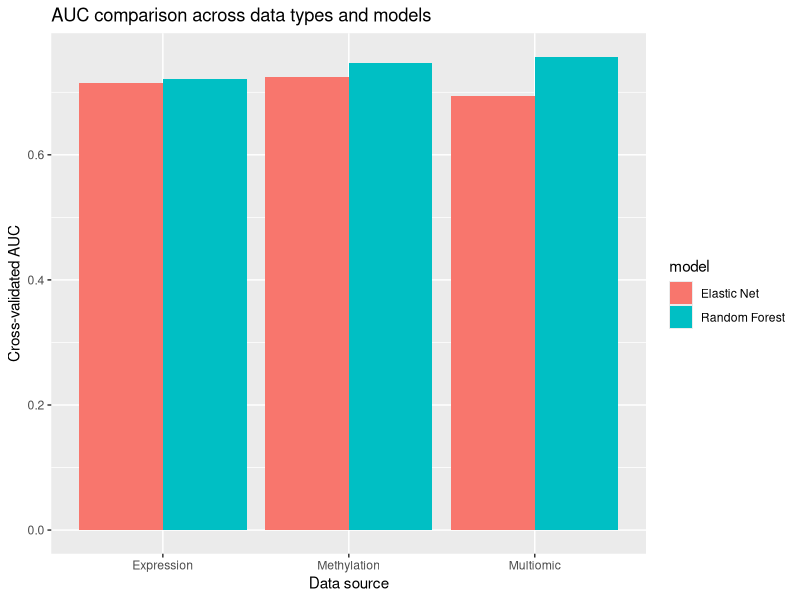
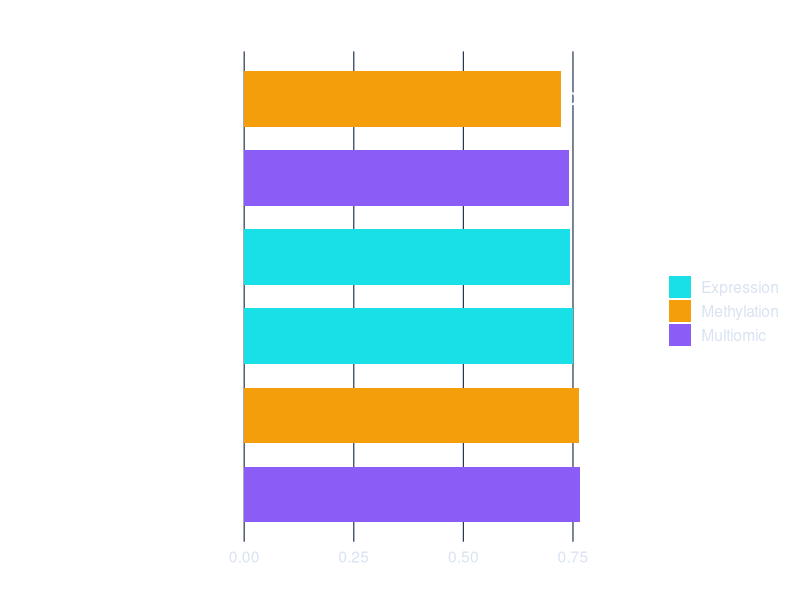
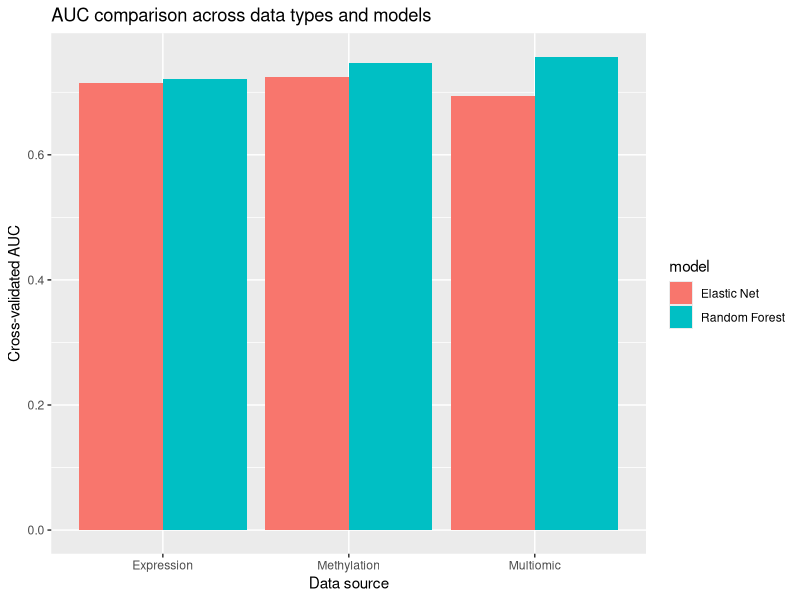
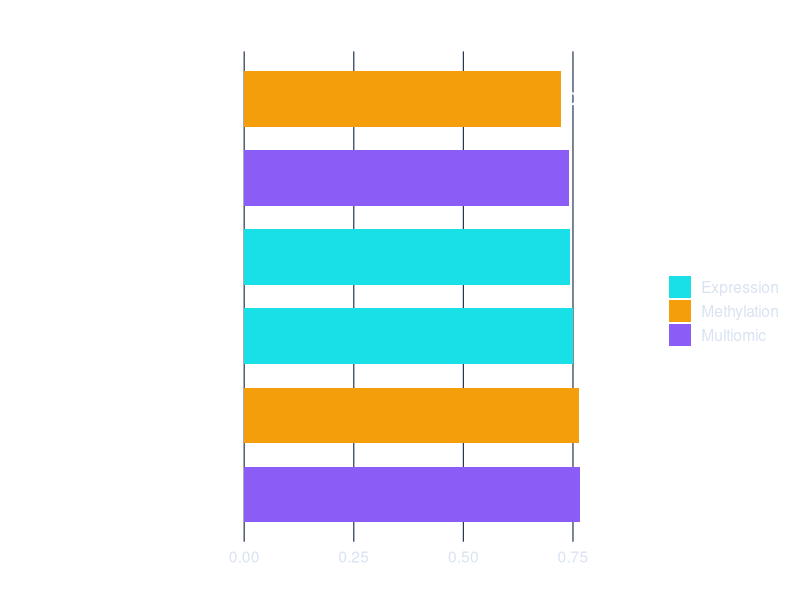

Write the R code that produced these figures, in order.
## ---- chunk 1
#--------------------------------------------------
# 1. Load packages and saved result tables
#--------------------------------------------------

library(tidyverse)
library(here)

dir.create(here("outputs", "tables"), recursive = TRUE, showWarnings = FALSE)
dir.create(here("outputs", "figures"), recursive = TRUE, showWarnings = FALSE)

expr_model_summary <- read_csv(here("outputs", "tables", "expression_model_summary.csv"), show_col_types = FALSE)
expr_auc_summary <- read_csv(here("outputs", "tables", "expression_auc_summary.csv"), show_col_types = FALSE)

meth_model_summary <- read_csv(here("outputs", "tables", "methylation_model_summary.csv"), show_col_types = FALSE)
meth_auc_summary <- read_csv(here("outputs", "tables", "methylation_auc_summary.csv"), show_col_types = FALSE)

multi_model_summary <- read_csv(here("outputs", "tables", "multiomic_model_summary.csv"), show_col_types = FALSE)
multi_auc_summary <- read_csv(here("outputs", "tables", "multiomic_auc_summary.csv"), show_col_types = FALSE)

## ---- chunk 2
#--------------------------------------------------
# 2. Add data source labels
#--------------------------------------------------

expr_model_summary <- expr_model_summary %>%
  mutate(data_source = "Expression")

meth_model_summary <- meth_model_summary %>%
  mutate(data_source = "Methylation")

multi_model_summary <- multi_model_summary %>%
  mutate(data_source = "Multiomic")

expr_auc_summary <- expr_auc_summary %>%
  mutate(data_source = "Expression")

meth_auc_summary <- meth_auc_summary %>%
  mutate(data_source = "Methylation")

multi_auc_summary <- multi_auc_summary %>%
  mutate(data_source = "Multiomic")
## ---- chunk 3
#--------------------------------------------------
# 3. Combine model summaries
#--------------------------------------------------

all_model_summary <- bind_rows(
  expr_model_summary,
  meth_model_summary,
  multi_model_summary
)

all_auc_summary <- bind_rows(
  expr_auc_summary,
  meth_auc_summary,
  multi_auc_summary
)

all_model_summary <- all_model_summary %>%
  mutate(
    model = recode(
      model,
      "ElasticNet" = "Elastic Net",
      "RandomForest" = "Random Forest"
    )
  )

all_auc_summary <- all_auc_summary %>%
  mutate(
    model = recode(
      model,
      "ElasticNet" = "Elastic Net",
      "RandomForest" = "Random Forest"
    )
  )

print(all_model_summary)
print(all_auc_summary)

write_csv(
  all_model_summary,
  here("outputs", "tables", "all_model_summary.csv")
)

write_csv(
  all_auc_summary,
  here("outputs", "tables", "all_auc_summary.csv")
)
## ---- chunk 4
#--------------------------------------------------
# 4. Create final comparison table
#--------------------------------------------------

final_comparison <- all_model_summary %>%
  select(data_source, model, ROC, Sens, Spec, ROCSD, SensSD, SpecSD) %>%
  left_join(
    all_auc_summary,
    by = c("data_source", "model")
  ) %>%
  arrange(desc(ROC))

print(final_comparison)

write_csv(
  final_comparison,
  here("outputs", "tables", "final_model_comparison.csv")
)
## ---- chunk 5
report_table <- final_comparison %>%
  mutate(
    ROC = round(ROC, 3),
    Sens = round(Sens, 3),
    Spec = round(Spec, 3),
    auc = round(auc, 3)
  ) %>%
  select(data_source, model, ROC, auc, Sens, Spec)

print(report_table)

write_csv(
  report_table,
  here("outputs", "tables", "report_model_table.csv")
)
## ---- chunk 6
#--------------------------------------------------
# 5. Plot AUC comparison
#--------------------------------------------------

p_auc <- all_auc_summary %>%
  ggplot(aes(x = data_source, y = auc, fill = model)) +
  geom_col(position = "dodge") +
  labs(
    title = "AUC comparison across data types and models",
    x = "Data source",
    y = "Cross-validated AUC"
  )

print(p_auc)

ggsave(
  here("outputs", "figures", "auc_comparison.png"),
  plot = p_auc,
  width = 8,
  height = 5
)
## ---- chunk 7
auc_plot_df <- report_table %>%
  mutate(
    label = paste(data_source, model),
    label = factor(label, levels = rev(label[order(ROC)]))
  )

p_auc <- ggplot(auc_plot_df, aes(x = ROC, y = label, fill = data_source)) +
  geom_col(width = 0.7) +
  geom_text(
    aes(label = sprintf("%.3f", ROC)),
    hjust = -0.15,
    colour = "white",
    size = 4.5,
    fontface = "bold"
  ) +
  scale_fill_manual(
    values = c(
      "Expression" = "#19E0E6",
      "Methylation" = "#F59E0B",
      "Multiomic" = "#8B5CF6"
    )
  ) +
  scale_x_continuous(
    limits = c(0, max(auc_plot_df$ROC, na.rm = TRUE) * 1.12)
  ) +
  labs(
    title = "Model comparison by cross-validated ROC",
    x = "Cross-validated ROC",
    y = NULL,
    fill = "Data source"
  ) +
  theme_minimal(base_size = 14) +
  theme(
    plot.background = element_rect(fill = "transparent", colour = NA),
    panel.background = element_rect(fill = "transparent", colour = NA),
    panel.grid.major.y = element_blank(),
    panel.grid.minor = element_blank(),
    panel.grid.major.x = element_line(colour = "#22324D", linewidth = 0.4),
    axis.title.x = element_text(colour = "white", face = "bold"),
    axis.text.x = element_text(colour = "#D9E2F2"),
    axis.text.y = element_text(colour = "white", face = "bold"),
    plot.title = element_text(colour = "white", face = "bold", size = 24),
    legend.background = element_rect(fill = "transparent", colour = NA),
    legend.key = element_rect(fill = "transparent", colour = NA),
    legend.title = element_text(colour = "white", face = "bold"),
    legend.text = element_text(colour = "#D9E2F2")
  )

p_auc

ggsave(
  here("outputs", "figures", "auc_comparison_presentation.png"),
  plot = p_auc,
  width = 10,
  height = 6,
  dpi = 300,
  bg = "transparent"
)
## ---- chunk 8
best_by_source <- final_comparison %>%
  group_by(data_source) %>%
  slice_max(order_by = ROC, n = 1, with_ties = TRUE) %>%
  ungroup()

best_by_model <- final_comparison %>%
  group_by(model) %>%
  slice_max(order_by = ROC, n = 1, with_ties = TRUE) %>%
  ungroup()

best_single_omics <- final_comparison %>%
  filter(data_source %in% c("Expression", "Methylation")) %>%
  slice_max(order_by = ROC, n = 1, with_ties = TRUE)

write_csv(best_by_source, here("outputs", "tables", "best_by_data_source.csv"))
write_csv(best_by_model, here("outputs", "tables", "best_by_model_type.csv"))
write_csv(best_single_omics, here("outputs", "tables", "best_single_omics_model.csv"))
